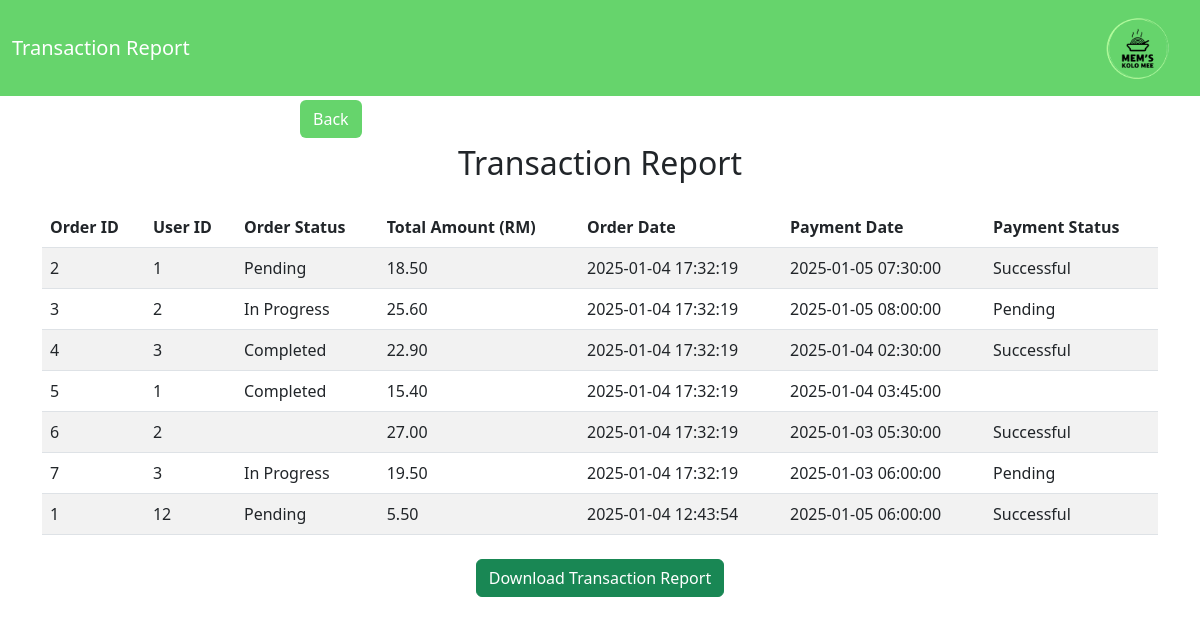
Screenshot of /transactions.php (signed in) with the database file from the repository.
### tables this page shows
CREATE TABLE `Payments` (
  `id` int(11) NOT NULL,
  `order_id` int(11) NOT NULL,
  `payment_method` enum('Online Payment','Cash') NOT NULL,
  `payment_status` enum('Pending','Successful','Failed') NOT NULL DEFAULT 'Pending',
  `payment_date` timestamp NOT NULL DEFAULT current_timestamp(),
  `payment_reference` varchar(255) DEFAULT NULL
);

CREATE TABLE `Orders` (
  `id` int(11) NOT NULL,
  `user_id` int(11) NOT NULL,
  `status` enum('Pending','In Progress','Completed') NOT NULL DEFAULT 'Pending',
  `total_amount` decimal(10,2) NOT NULL,
  `created_at` timestamp NOT NULL DEFAULT current_timestamp()
);

### transactions.php (the view, shortened to what this page needs)
<?php
include("services/connection2.php");
$transactionQuery = "
    SELECT o.id AS order_id, o.user_id, o.status AS order_status, o.total_amount, o.created_at AS order_date,
           p.payment_method, p.payment_status, p.payment_date, p.payment_reference
    FROM Orders o
    LEFT JOIN Payments p ON o.id = p.order_id
    ORDER BY o.created_at DESC
";
$transactionResult = $conn->query($transactionQuery);
?>
<!DOCTYPE html>
<html lang="en">
<head>
    <link href="https://cdn.jsdelivr.net/npm/bootstrap@5.3.0-alpha1/dist/css/bootstrap.min.css" rel="stylesheet">
</head>
<body>
    <nav class="navbar navbar-expand-lg navbar-dark" style="background-color: #0EBC17A1;">
        <div class="container-fluid">
            <a class="navbar-brand" href="#">Transaction Report</a>
            <img src="images/MemLogo.png" alt="Logo" class="img-fluid" style="width: 100px; height: auto ;">
        </div>
    </nav>
	<a href="adminpage.php" class="btn" style="background-color: #0EBC17A1; color: white ; position: absolute; top: 100px; left: 300px;">Back</a>
    <div class="container my-5">
        <h2 class="text-center mb-4">Transaction Report</h2>
        <div class="mb-4">
            <table class="table table-striped">
                <thead>
                    <tr>
                        <th>Order ID</th>
                        <th>User ID</th>
                        <th>Order Status</th>
                        <th>Total Amount (RM)</th>
                        <th>Order Date</th>
                        <th>Payment Date</th>
                        <th>Payment Status</th>
                    </tr>
                </thead>
                <tbody>
                    <?php
                    if ($transactionResult->num_rows > 0) {
                        while ($row = $transactionResult->fetch_assoc()) {
                            echo "<tr>
                                    <td>{$row['order_id']}</td>
                                    <td>{$row['user_id']}</td>
                                    <td>{$row['order_status']}</td>
                                    <td>{$row['total_amount']}</td>
                                    <td>{$row['order_date']}</td>
                                    <td>{$row['payment_date']}</td>
                                    <td>{$row['payment_status']}</td>
                                  </tr>";
                        }
                    } else {
                        echo "<tr><td colspan='8' class='text-center'>No transactions found</td></tr>";
                    }
                    ?>
                </tbody>
            </table>
        </div>
        <div class="text-center">
            <a href="download-transaction-report.php" class="btn btn-success" target='_blank'>Download Transaction Report</a>
        </div>
    </div>
</body>
</html>

### rows the page displays
payments: order "2", order.user_id "1", order.status "Pending", order.total_amount "18.50", order.created_at "2025-01-04 17:32:19", payment_date "2025-01-05 07:30:00", payment_status "Successful"
payments: order "3", order.user_id "2", order.status "In Progress", order.total_amount "25.60", order.created_at "2025-01-04 17:32:19", payment_date "2025-01-05 08:00:00", payment_status "Pending"
payments: order "4", order.user_id "3", order.status "Completed", order.total_amount "22.90", order.created_at "2025-01-04 17:32:19", payment_date "2025-01-04 02:30:00", payment_status "Successful"
payments: order "5", order.user_id "1", order.status "Completed", order.total_amount "15.40", order.created_at "2025-01-04 17:32:19", payment_date "2025-01-04 03:45:00"
payments: order "6", order.user_id "2", order.total_amount "27.00", order.created_at "2025-01-04 17:32:19", payment_date "2025-01-03 05:30:00", payment_status "Successful"
payments: order "7", order.user_id "3", order.status "In Progress", order.total_amount "19.50", order.created_at "2025-01-04 17:32:19", payment_date "2025-01-03 06:00:00", payment_status "Pending"
payments: order "1", order.user_id "12", order.status "Pending", order.total_amount "5.50", order.created_at "2025-01-04 12:43:54", payment_date "2025-01-05 06:00:00", payment_status "Successful"
